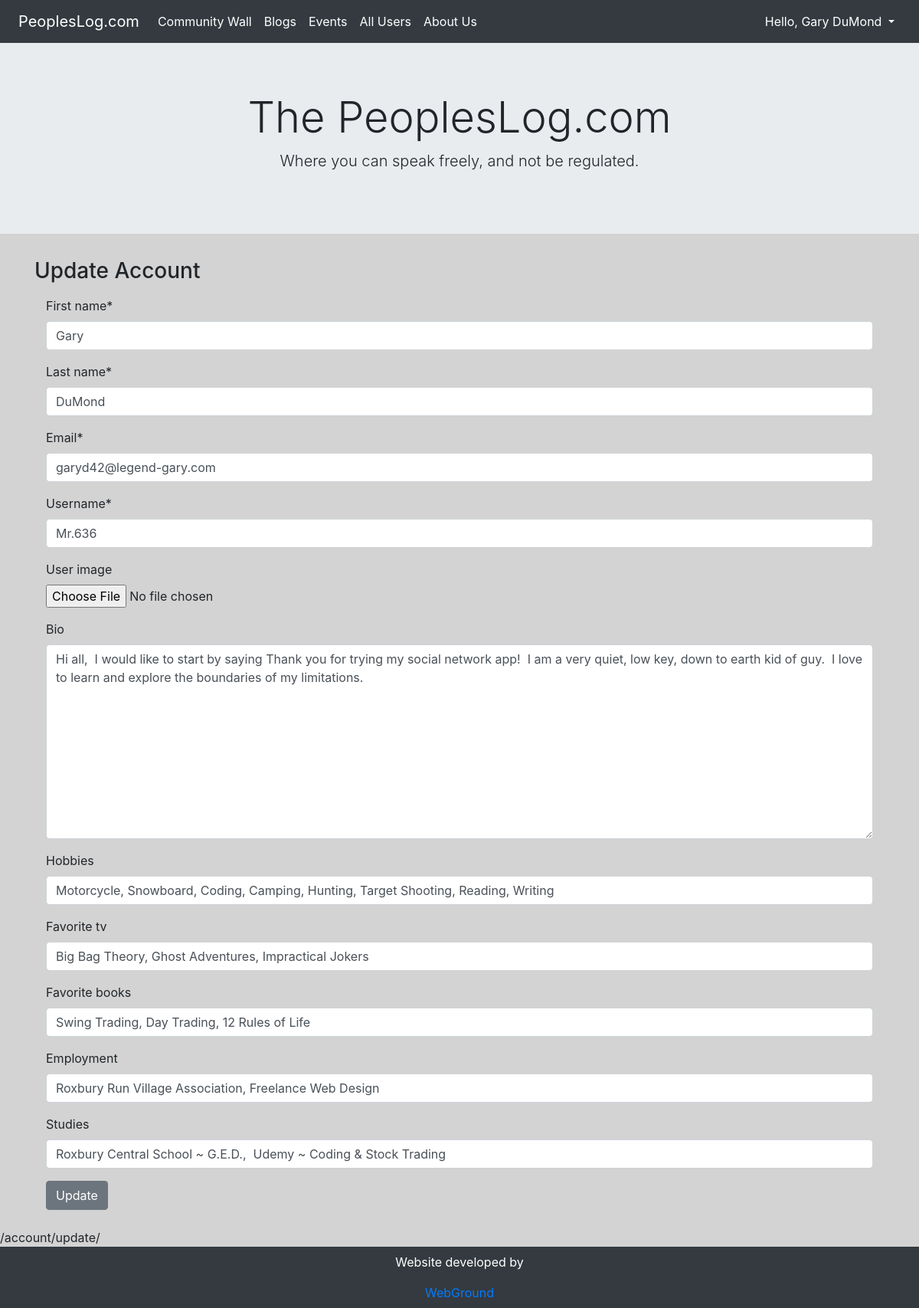
Page /account/update/ (signed in) on the committed database.
### users/models.py (models this page shows, shortened)
class Account(AbstractBaseUser):
    first_name = models.CharField(verbose_name='first name', max_length=50)
    last_name = models.CharField(verbose_name='last name', max_length=50)
    email = models.EmailField(verbose_name='email', max_length=250, unique=True)
    birth_date = models.DateField(verbose_name='birth date', auto_now=False, auto_now_add=False, blank=False)
    user_image = models.ImageField(verbose_name='picture', upload_to='user_img', null=True, blank=True)
    bio = models.TextField(max_length=500, blank=True)
    hobbies = models.CharField(verbose_name='hobbies', max_length=500, blank=True)
    favorite_tv = models.CharField(verbose_name='favorite tv', max_length=500, blank=True)
    favorite_books = models.CharField(verbose_name='favorite books', max_length=500, blank=True)
    work = models.CharField(verbose_name='employment', max_length=500, blank=True)
    schools = models.CharField(verbose_name='studies', max_length=500, blank=True)
    username = models.CharField(max_length=50, unique=True)
    date_joined = models.DateTimeField(verbose_name='date joined', auto_now_add=True)
    last_login = models.DateTimeField(verbose_name='last login', auto_now=True)
    is_admin = models.BooleanField(default=False)
    is_active = models.BooleanField(default=True)
    is_staff = models.BooleanField(default=False)
    is_superuser = models.BooleanField(default=False)
    USERNAME_FIELD = 'email'
    REQUIRED_FIELDS = ['first_name','last_name','username','birth_date']
    objects = MyAccountManager()
    class Meta:
        ordering = ('first_name','last_name', 'email')
    def __str__(self):
        return self.first_name + ' ' + self.last_name

### users/views.py (the view)
# urls.py: path('account/update/', views.userUpdateView, name='user_update'),
@login_required(redirect_field_name='next',login_url='signin')
def userUpdateView(request):
    if not request.user.is_authenticated:
        return redirect('signin')
    if request.POST:
        form = AccountUpdateForm(request.POST, instance=request.user)
        if form.is_valid():
            user = request.user
            if request.POST.get('user_image') == None:
                user.user_image = request.FILES['user_image']
            user.save()
            form.save()
        return redirect('communityWall')
    else:
        form = AccountUpdateForm(
            initial = {
                'first_name': request.user.first_name,
                'last_name': request.user.last_name,
                'email': request.user.email,
                'username': request.user.username,
                'user_image': request.user.user_image,
                'bio': request.user.bio,
                'hobbies': request.user.hobbies,
                'favorite_tv': request.user.favorite_tv,
                'favorite_books': request.user.favorite_books,
                'work': request.user.work,
                'schools': request.user.schools,
            }
        )
    return render(request, 'user_update.html', {'form':form})

### users/forms.py (shortened to what this page needs)
class AccountUpdateForm(forms.ModelForm):
    user_image = forms.ImageField(required=False, widget=forms.FileInput)
    class Meta:
        model = Account
        fields = ('first_name','last_name','email','username','user_image','bio','hobbies','favorite_tv','favorite_books','work','schools')

### users/templates/user_update.html (shortened to what this page needs)
{% extends 'base.html' %}
{% load static %}
{% load crispy_forms_tags %}
{% block content %}
{% if not form.is_valid %}
  <div class="container">
    <h3>Update Account</h3>
    <div class="container">
      <form enctype="multipart/form-data" method="POST">
        <p>{{ form | crispy }}</p>
        <button type="submit" name="button" class="btn btn-secondary mr-5">
          Update
        </button>
      </form>
      <br>
    </div>
  </div>
{% endif %}
{% endblock %}

### templates/navbar.html (shortened to what this page needs)
<nav class="navbar navbar-expand-lg navbar-dark bg-dark px-4">
  <a class="navbar-brand" href="{% url 'communityWall' %}">PeoplesLog.com</a>
  <div class="collapse navbar-collapse" id="navbarNav">
    <ul class="navbar-nav">
      <li class="nav-item active">
        <a class="nav-link" href="{% url 'communityWall' %}">Community Wall</a>
      </li>
      <li class="nav-item active">
        <a class="nav-link" href="{% url 'all_blogs' %}">Blogs</a>
      </li>
      <li class="nav-item active">
        <a class="nav-link" href="{% url 'all_events' %}">Events</a>
      </li>
      <li class="nav-item active">
        <a class="nav-link" href="{% url 'userList' %}">All Users</a>
      </li>
      <li class="nav-item active">
        <a class="nav-link" href="{% url 'about_us' %}">About Us</a>
      </li>
    </ul>
    <ul class="navbar-nav ml-auto">
      <li class="nav-item active dropdown">
        <a class="nav-link dropdown-toggle" href="#" id="navbarDropdown" role="button" data-toggle="dropdown" aria-haspopup="true" aria-expanded="false">
          Hello, {{ request.user }}
        </a>
      </li>
    </ul>
  </div>
</nav>

### posts/static/css/base.css (style rules this page uses)
body { background-color: lightgray; }

### rows in the picture
Account: user "Gary DuMond", first_name "Gary", last_name "DuMond", email "garyd42@legend-gary.com", username "Mr.636", bio "Hi all, I would like to start by saying Thank you for trying my social network app! I am a very quiet, low key, down to earth kid of guy. I love to learn and explore the boundaries of my limitations.", hobbies "Motorcycle, Snowboard, Coding, Camping, Hunting, Target Shooting, Reading, Writing", favorite_tv "Big Bag Theory, Ghost Adventures, Impractical Jokers", favorite_books "Swing Trading, Day Trading, 12 Rules of Life", work "Roxbury Run Village Association, Freelance Web Design", schools "Roxbury Central School ~ G.E.D., Udemy ~ Coding & Stock Trading"

### other values in the picture
{{ request.get_full_path }} "/account/update/"
